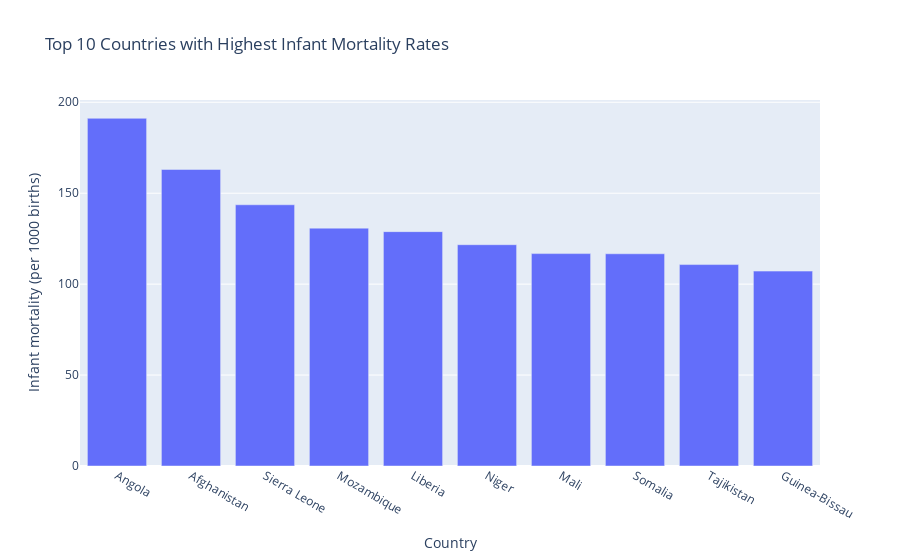

Write notebook code for a chart like this one.
### Markdown cell above
### Top 10 Countries with Highest Infant Mortality Rates¶

### Code cell
data_infant_morality.sort_values(by=['Infant mortality (per 1000 births)'],inplace=True,ascending=False)
inf_mor_bar=px.bar(data_infant_morality[:10],x='Country',y='Infant mortality (per 1000 births)',title="Top 10 Countries with Highest Infant Mortality Rates")
inf_mor_bar.show()

### Figure 1 — Plotly figure (JSON) as saved in the notebook; plotly's stock layout.template omitted (floating-point values rounded to 4 significant figures)
{"data": [{"alignmentgroup": "True", "hovertemplate": "Country=%{x}<br>Infant mortality (per 1000 births)=%{y}<extra></extra>", "legendgroup": "", "marker": {"color": "#636efa", "pattern": {"shape": ""}}, "name": "", "offsetgroup": "", "orientation": "v", "showlegend": false, "textposition": "auto", "type": "bar", "x": ["Angola ", "Afghanistan ", "Sierra Leone ", "Mozambique ", "Liberia ", "Niger ", "Mali ", "Somalia ", "Tajikistan ", "Guinea-Bissau "], "xaxis": "x", "y": [191.2, 163.1, 143.6, 130.8, 128.9, 121.7, 116.8, 116.7, 110.8, 107.2], "yaxis": "y"}], "layout": {"barmode": "relative", "legend": {"tracegroupgap": 0}, "title": {"text": "Top 10 Countries with Highest Infant Mortality Rates"}, "xaxis": {"anchor": "y", "domain": [0, 1], "title": {"text": "Country"}}, "yaxis": {"anchor": "x", "domain": [0, 1], "title": {"text": "Infant mortality (per 1000 births)"}}}}
